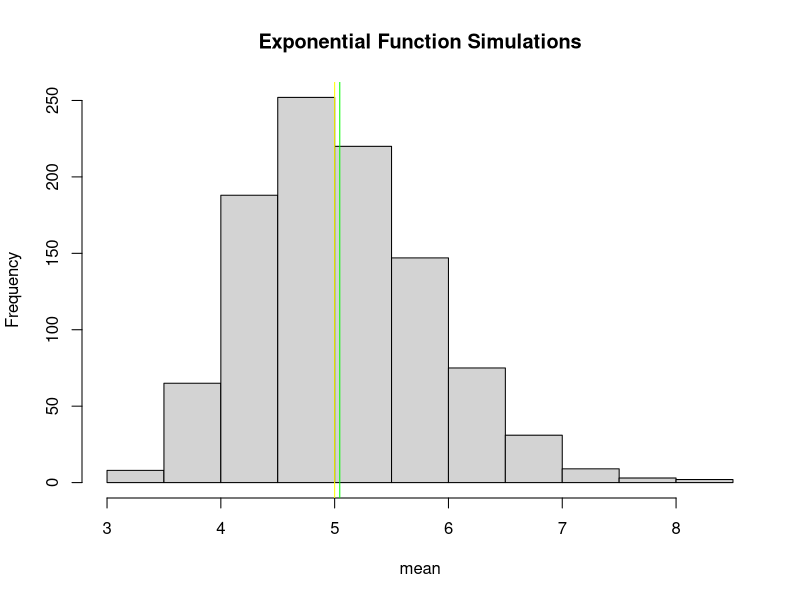
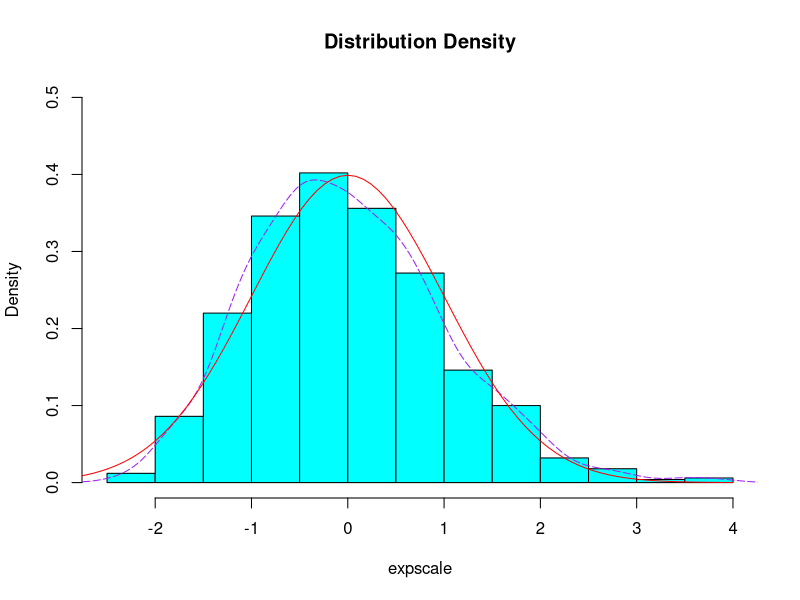

The R script that drew these images, in order:
## ---- chunk 1
# set seed for reproducability
set.seed(10)

# set lambda to 0.2
lambda <- 0.2

# 40 samples
n <- 40

# 1000 simulations
sim <- 1000

# simulate
sim_exp <- replicate(sim, rexp(n, lambda))

# calculate mean of exponentials
means_exp <- apply(sim_exp, 2, mean)
## ---- chunk 2
hist(means_exp, xlab = "mean", main = "Exponential Function Simulations")
abline(v = mean(means_exp), col = "green")
abline(v = 1/lambda, col = "yellow")

## ---- chunk 3
expscale <- scale(means_exp)
hist(expscale,probability=T, main="Distribution Density", col = "cyan", ylim=c(0, 0.5))
lines(density(expscale), col = "purple", pch = 22, lty=5)
# Compare with the standard normal distribution
curve(dnorm(x,0,1), -4, 4, col="red", add=T)
